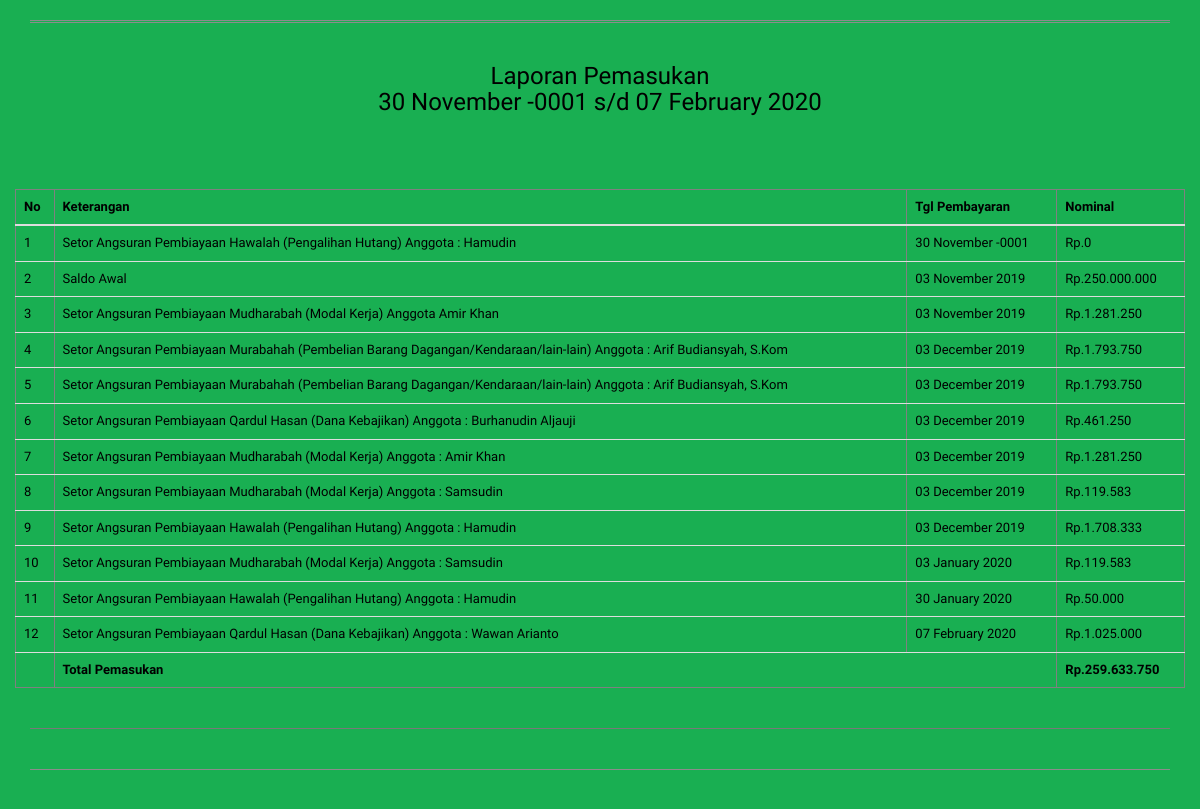
Page /admin/dashboard/kas_masuk/laporan_pemasukkan_all.php on the committed database.
### tables this page shows
CREATE TABLE `kas_bmt` (
  `id_kas_bmt` int(11) NOT NULL,
  `jenis_kas` enum('Masuk','Keluar') NOT NULL,
  `jumlah_masuk` decimal(20,3) NOT NULL,
  `jumlah_keluar` decimal(20,3) NOT NULL,
  `keterangan` text NOT NULL,
  `tgl_transaksi` date NOT NULL
);

### admin/dashboard/kas_masuk/laporan_pemasukkan_all.php (the view, shortened to what this page needs)
<?php
include_once('../../config/config.php');
$sqlMax = mysqli_query($con, "SELECT MAX(tgl_transaksi) as tgl_awal FROM kas_bmt  WHERE jenis_kas = 'Masuk'") or die (mysqli_error($con));
$data = mysqli_fetch_array($sqlMax);
$sqlMin = mysqli_query($con, "SELECT MIN(tgl_transaksi) as tgl_akhir FROM kas_bmt  WHERE jenis_kas = 'Masuk'") or die (mysqli_error($con));
$data1 = mysqli_fetch_array($sqlMin);
$tgl1 = $data['tgl_awal'];
$tglawal= date('d F Y', strtotime($tgl1));
$tgl2 = $data1['tgl_akhir'];
$tglakhir= date('d F Y', strtotime($tgl2));
?>
<!DOCTYPE html>
<html>
<head>
    <link href="../../assets/css/bootstrap.css" rel="stylesheet">
    <link href="../../assets/css/datatables.min.css" rel="stylesheet">
    <link href="../../assets/font-awesome/css/font-awesome.css" rel="stylesheet" />
    <link href="../../assets/css/style.css" rel="stylesheet">
    <link href="../../assets/css/style-responsive.css" rel="stylesheet">
</head>
<body>
<div class="container">
	<hr style="border:0; border-top: 3px double #8c8c8c;">
	<div class="row">
		<h3 align="center">Laporan Pemasukan<br>
		<p align="center"> <?php echo $tglakhir ?> s/d <?php echo $tglawal ?></p>
		<br><br>
	</div>
	<div class="row">
	    <table class="table table-hover" border="">
					<thead>
						<tr>
							<th>No</th>
							<th>Keterangan</th>
							<th>Tgl Pembayaran</th>
							<th>Nominal</th>
						</tr>
					</thead>
					<tbody>
						<?php
						$no=1;
						$sql1 = mysqli_query($con, "SELECT * FROM kas_bmt WHERE jenis_kas = 'Masuk' ORDER BY tgl_transaksi ASC") or die (mysqli_error($con));
							while($data = mysqli_fetch_array($sql1)){
							$tgl_transaksi = $data['tgl_transaksi'];
                            $tglbayar= date('d F Y', strtotime($tgl_transaksi));
							?>
							<tr>
								<td><?=$no++?></td>
								<td><?=$data['keterangan'];?></td>
								<td><?=$tglbayar;?></td>
								<td><?='Rp.'.number_format($data['jumlah_masuk'],0,',','.') ?></td>
							</tr>
							<?php
							}
						?>
						<tr>
						    <td></td>
							<td colspan="2"><strong>Total Pemasukan</strong></td>
							<?php
								$sql = mysqli_query($con, "SELECT SUM(jumlah_masuk) as Total FROM kas_bmt WHERE jenis_kas = 'Masuk'") or die (mysqli_error($con));
								$data = mysqli_fetch_array($sql)
							?>
							<td><strong><?php echo 'Rp.'.number_format($data['Total'],0,',','.') ?></strong></td>
						</tr>
					</tbody>
				</table>
	</div>
	<hr>
	<div class="row footer">
		<hr style="border: 0; border-top: 1px solid #8c8c8c;">
	</div>
</div>
</body>
</html>

### admin/assets/css/style.css (style rules this page uses)
body { color: #000000; background: #19af52; font-family: 'Ruda', sans-serif; padding: 0px !important; margin: 0px !important; font-size:13px; }
hr { margin-top: 20px; margin-bottom: 20px; border: 0; border-top: 1px solid #797979; }
.header, .footer { min-height: 60px; padding: 0 15px; }

### rows in the picture
kas_bmt: keterangan "Setor Angsuran Pembiayaan Hawalah (Pengalihan Hutang) Anggota : Hamudin", tgl_transaksi "30 November -0001", jumlah_masuk "0"
kas_bmt: keterangan "Saldo Awal", tgl_transaksi "03 November 2019", jumlah_masuk "250.000.000"
kas_bmt: keterangan "Setor Angsuran Pembiayaan Mudharabah (Modal Kerja) Anggota Amir Khan", tgl_transaksi "03 November 2019", jumlah_masuk "1.281.250"
kas_bmt: keterangan "Setor Angsuran Pembiayaan Murabahah (Pembelian Barang Dagangan/Kendaraan/lain-lain) Anggota : Arif Budiansyah, S.Kom", tgl_transaksi "03 December 2019", jumlah_masuk "1.793.750"
kas_bmt: keterangan "Setor Angsuran Pembiayaan Murabahah (Pembelian Barang Dagangan/Kendaraan/lain-lain) Anggota : Arif Budiansyah, S.Kom", tgl_transaksi "03 December 2019", jumlah_masuk "1.793.750"
kas_bmt: keterangan "Setor Angsuran Pembiayaan Qardul Hasan (Dana Kebajikan) Anggota : Burhanudin Aljauji", tgl_transaksi "03 December 2019", jumlah_masuk "461.250"
kas_bmt: keterangan "Setor Angsuran Pembiayaan Mudharabah (Modal Kerja) Anggota : Amir Khan", tgl_transaksi "03 December 2019", jumlah_masuk "1.281.250"
kas_bmt: keterangan "Setor Angsuran Pembiayaan Mudharabah (Modal Kerja) Anggota : Samsudin", tgl_transaksi "03 December 2019", jumlah_masuk "119.583"
kas_bmt: keterangan "Setor Angsuran Pembiayaan Hawalah (Pengalihan Hutang) Anggota : Hamudin", tgl_transaksi "03 December 2019", jumlah_masuk "1.708.333"
kas_bmt: keterangan "Setor Angsuran Pembiayaan Mudharabah (Modal Kerja) Anggota : Samsudin", tgl_transaksi "03 January 2020", jumlah_masuk "119.583"
kas_bmt: keterangan "Setor Angsuran Pembiayaan Hawalah (Pengalihan Hutang) Anggota : Hamudin", tgl_transaksi "30 January 2020", jumlah_masuk "50.000"
kas_bmt: keterangan "Setor Angsuran Pembiayaan Qardul Hasan (Dana Kebajikan) Anggota : Wawan Arianto", tgl_transaksi "07 February 2020", jumlah_masuk "1.025.000"

### other values in the picture
$tglakhir "30 November -0001"
$tglawal "07 February 2020"
$data['Total'] "259.633.750"
